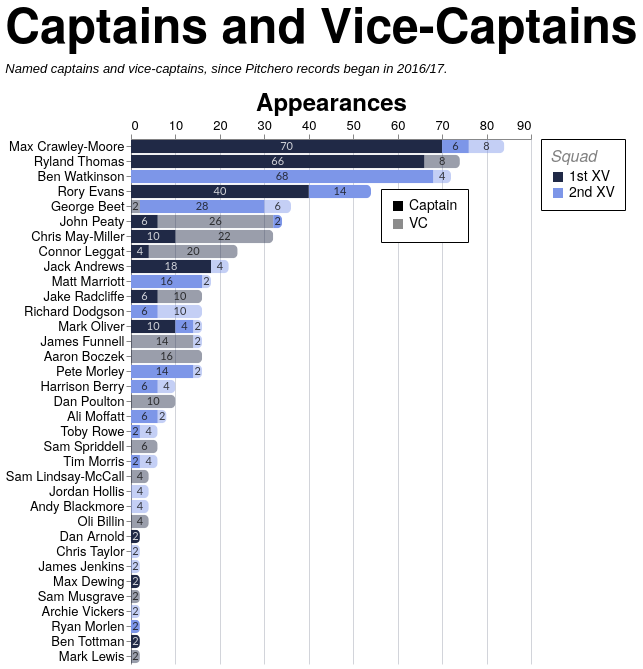

Write the Vega-Lite specification saved for this chart.
### Vega-Lite specification from a JSON file in a GitHub repository (floating-point values rounded to 4 significant figures; data arrays with more than 128 entries replaced by an {"elided": "..."} marker saying what was removed)
{"config": {"axis": {"labelFont": "PT Sans Narrow, Helvetica Neue, Helvetica, Arial, sans-serif", "titleFont": "PT Sans Narrow, Helvetica Neue, Helvetica, Arial, sans-serif", "labelFontSize": 13, "titleFontSize": 24, "gridColor": "#202947", "gridOpacity": 0.2, "zindex": 1}, "text": {"font": "Lato, sans-serif"}, "bar": {"cornerRadiusEnd": 5}, "header": {"labelFont": "PT Sans Narrow, Helvetica Neue, Helvetica, Arial, sans-serif", "titleFont": "PT Sans Narrow, Helvetica Neue, Helvetica, Arial, sans-serif", "labelFontSize": 24, "titleFontSize": 28, "labelFontWeight": "bold", "orient": "left"}, "legend": {"labelFont": "PT Sans Narrow, Helvetica Neue, Helvetica, Arial, sans-serif", "titleFont": "PT Sans Narrow, Helvetica Neue, Helvetica, Arial, sans-serif", "labelFontSize": 14, "titleFontSize": 16, "titlePadding": 5, "fillColor": "white", "strokeColor": "black", "padding": 10, "titleFontWeight": "lighter", "titleFontStyle": "italic", "titleColor": "gray", "offset": 10}, "title": {"font": "PT Sans Narrow, Helvetica Neue, Helvetica, Arial, sans-serif", "fontSize": 48, "fontWeight": "bold", "anchor": "start", "align": "center", "titlePadding": 20, "subtitlePadding": 10, "subtitleFontSize": 13, "subtitleColor": "", "subtitleFontStyle": "italic", "offset": 15, "color": "black"}, "axisX": {"labelAngle": 0}, "facet": {"title": null, "header": null, "align": {"row": "each", "column": "each"}, "spacing": 10}, "resolve": {"scale": {"y": "independent", "facet": "independent"}}, "background": "transparent", "scale": {"offsetBandPaddingOuter": 0.2, "offsetBandPaddingInner": 0.1}, "view": {"stroke": null, "background": "transparent"}}, "layer": [{"mark": {"type": "bar"}, "encoding": {"color": {"field": "squad", "legend": {"labelExpr": "datum.value + ' XV'", "orient": "right", "title": "Squad"}, "scale": {"domain": ["1st", "2nd"], "range": ["#202946", "#7d96e8"]}, "sort": ["1st", "2nd"], "type": "nominal"}, "opacity": {"field": "role", "legend": {"legendX": 250, "legendY": 50, "orient": "none", "title": null}, "scale": {"domain": ["Captain", "VC"], "range": [1.0, 0.45]}, "sort": ["Captain", "VC"], "type": "nominal"}, "order": {"field": "stack_order", "sort": "ascending", "type": "quantitative"}, "tooltip": [{"field": "player", "title": "Player", "type": "nominal"}, {"field": "squad", "title": "Squad", "type": "nominal"}, {"field": "role", "title": "Role", "type": "nominal"}, {"field": "games_agg", "title": "Games", "type": "quantitative"}], "x": {"axis": {"orient": "top", "title": "Appearances"}, "field": "games_agg", "stack": "zero", "type": "quantitative"}, "y": {"field": "player", "sort": {"field": "player_total", "op": "max", "order": "descending"}, "title": null, "type": "nominal"}}, "transform": [{"aggregate": [{"op": "sum", "field": "games", "as": "games_agg"}, {"op": "max", "field": "player_total", "as": "player_total"}], "groupby": ["player", "squad", "role", "stack_order"]}]}, {"mark": {"type": "text", "align": "center", "baseline": "middle", "fontSize": 11, "opacity": 0.8}, "encoding": {"color": {"field": "label_color", "legend": null, "scale": null, "type": "nominal"}, "text": {"field": "games_agg", "format": ".0f", "type": "quantitative"}, "x": {"field": "x_mid", "type": "quantitative"}, "y": {"field": "player", "sort": {"field": "player_total", "op": "max", "order": "descending"}, "title": null, "type": "nominal"}}, "transform": [{"aggregate": [{"op": "sum", "field": "games", "as": "games_agg"}, {"op": "max", "field": "player_total", "as": "player_total"}], "groupby": ["player", "squad", "role", "stack_order"]}, {"groupby": ["player"], "stack": "games_agg", "sort": [{"field": "stack_order", "order": "ascending"}], "as": ["x0", "x1"]}, {"calculate": "(datum.x0 + datum.x1) / 2", "as": "x_mid"}, {"calculate": "datum.squad === '1st' && datum.role === 'Captain' ? '#ffffff' : '#111111'", "as": "label_color"}]}], "data": {"name": "data-eb17ca729a2e03d7702184a2f2591c46"}, "height": {"step": 15}, "title": {"text": "Captains and Vice-Captains", "subtitle": "Named captains and vice-captains, since Pitchero records began in 2016/17."}, "transform": [{"joinaggregate": [{"op": "sum", "field": "games", "as": "player_total"}], "groupby": ["player"]}], "width": 400, "$schema": "https://vega.github.io/schema/vega-lite/v5.20.1.json", "datasets": {"data-eb17ca729a2e03d7702184a2f2591c46": {"elided": "197 records"}}}
